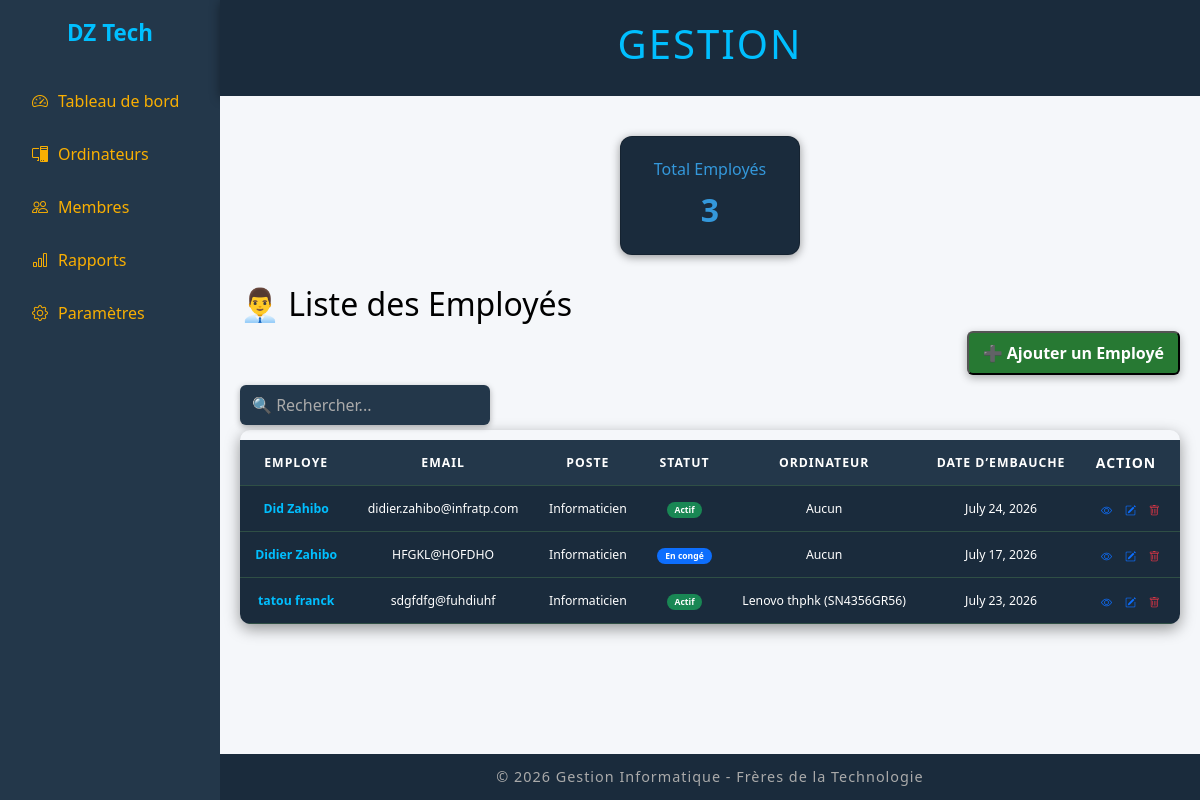
The app's page /employes/, older data.
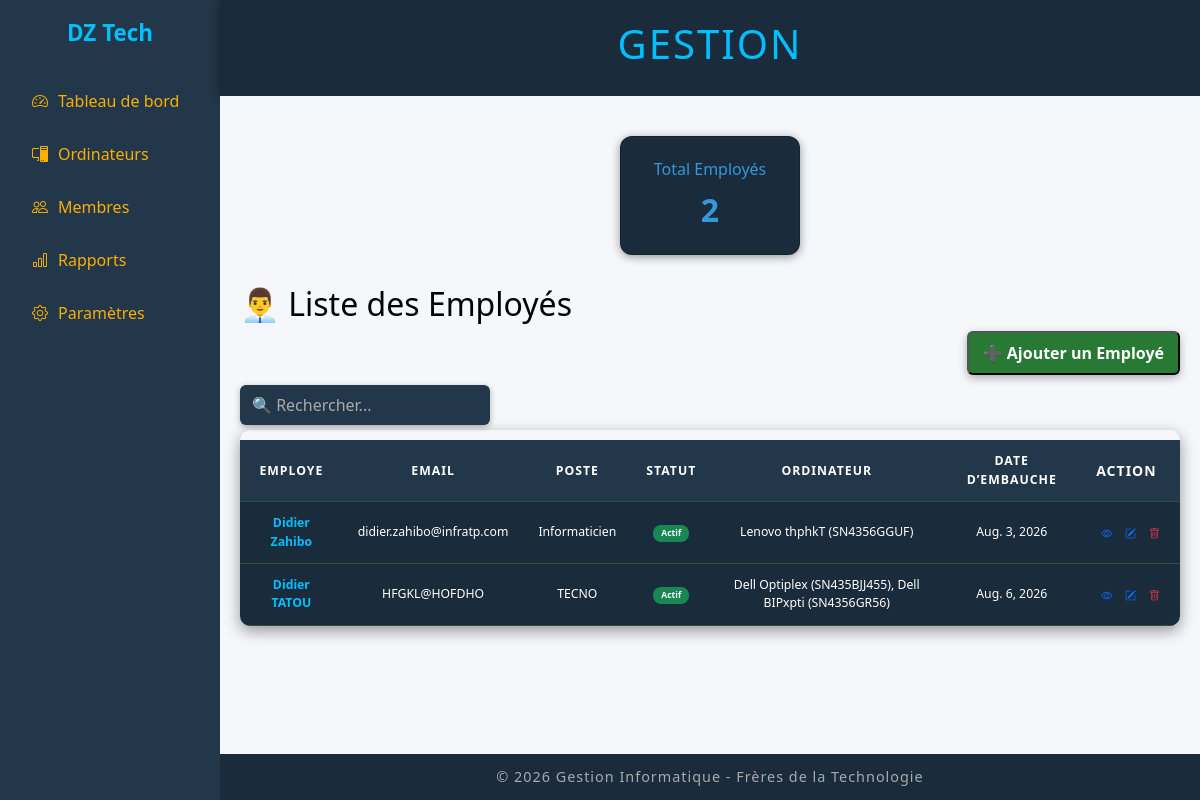
The same page, newer data.
### ordi/models.py (models this page shows, shortened)
class Employe(models.Model):
    prenom = models.CharField(max_length=100)
    nom = models.CharField(max_length=100)
    email = models.EmailField(unique=True)
    poste = models.CharField(max_length=100)
    statut = models.CharField(max_length=50, default="Actif")
    date_embauche = models.DateField(default=date.today)

class Ordinateur(models.Model):
    TYPE_CHOICES = [
        ("Bureau", "Bureau"),
        ("Portable", "Portable"),
    ]
    type = models.CharField(max_length=20, choices=TYPE_CHOICES)
    modele = models.CharField(max_length=100)
    designation = models.CharField(max_length=100)
    numero = models.CharField(max_length=100, unique=True)
    utilisateur = models.ForeignKey(Employe, on_delete=models.SET_NULL, null=True, blank=True)
    statut = models.CharField(max_length=50, choices=[
        ("Actif", "Actif"),
        ("Disponible", "Disponible"),
        ("En maintenance", "En maintenance"),
        ("Hord service", "Hord service"),
    ])
    date_achat = models.DateField(null=True, blank=True)
    garantie = models.CharField(max_length=50, null=True, blank=True)

### ordi/views.py (the view)
# urls.py: path("employes/", views.employes, name="employes"),   # liste
def employes(request):
    employes = Employe.objects.all()
    return render(request, "employe.html", {"employes": employes})

### gesionordi/templates/employe.html (shortened to what this page needs)
{% extends "base.html" %}
{% block content %}
<section class="cards">
  <div class="card blue">Total Employés<br><span>{{ employes|length }}</span></div>
</section>
<h2>👨‍💼 Liste des Employés</h2>
<div class="actions">
  <button class="btn-create" onclick="openModal()">➕ Ajouter un Employé</button>
</div>
<input type="text" id="searchEmploye" placeholder="🔍 Rechercher..." class="search-input">
<div class="table-wrapper">
  <table id="employeTable">
    <thead>
      <tr class="small">
        <th style="text-align: center"class="small">Employe</th>
        <th style="text-align: center"class="small">Email</th>
        <th style="text-align: center"class="small">Poste</th>
        <th style="text-align: center"class="small">Statut</th>
        <th style="text-align: center"class="small">Ordinateur</th>
        <th style="text-align: center"class="small">Date d’embauche</th>
        <th>Action</th>
      </tr>
    </thead>
     <tbody>
        {% for emp in employes %}
        <tr class="small">
          <td style="text-align: center;" class="small">
            {{ emp.prenom }} {{ emp.nom }}
          </td>
          <td style="text-align: center;"class="small">{{ emp.email }}</td>
          <td style="text-align: center;"class="small">{{ emp.poste }}</td>
          <td style="text-align: center;"class="small">
            {% if emp.statut == "Actif" %}
              <span class="badge bg-success">Actif</span>
            {% elif emp.statut == "En congé" %}
              <span class="badge bg-primary">En congé</span>
            {% elif emp.statut == "Inactif" %}
              <span class="badge bg-danger">Inactif</span>
            {% else %}
              <span class="badge bg-secondary">{{ emp.statut }}</span>
            {% endif %}
          </td>
          <td style="text-align: center;"class="small">
            {% for pc in emp.ordinateur_set.all %}
              {{ pc.modele }} ({{ pc.numero }}){% if not forloop.last %}, {% endif %}
            {% empty %}
              Aucun
            {% endfor %}
          </td>
          <td style="text-align: center;"class="small">{{ emp.date_embauche }}</td>
          <td class="actions">
            <a href="javascript:void(0)"
              class="btn-action"
              title="Détails"
              onclick="openDetailEmploye('{{ emp.prenom }}','{{ emp.nom }}','{{ emp.email }}',
              '{{ emp.poste }}','{{ emp.statut }}','{% for pc in emp.ordinateur_set.all %}{{ pc.modele }} ({{ pc.numero }}){% if not forloop.last %}, {% endif %}{% endfor %}',
              '{{ emp.date_embauche }}')">
              <i class="bi bi-eye"></i>
            </a>
            <a href="javascript:void(0)"
              class="btn-action"
              title="Modifier"
              onclick="openEditEmploye('{{ emp.id }}','{{ emp.prenom }}','{{ emp.nom }}','{{ emp.email }}',
              '{{ emp.poste }}','{{ emp.statut }}','{% for pc in emp.ordinateur_set.all %}{{ pc.modele }} ({{ pc.numero }}){% if not forloop.last %}, {% endif %}{% endfor %}',
              '{{ emp.date_embauche|date:'Y-m-d'}}')">
              <i class="bi bi-pencil-square"></i>
            </a>
            <a href="javascript:void(0)"
              class="btn-action text-danger"
              title="Supprimer"
              onclick="openDeleteModal('{% url 'supprimer_employe' emp.id %}')">
              <i class="bi bi-trash"></i>
            </a>
          </td>
        </tr>
        {% endfor %}
      </tbody>
  </table>
</div>
{% endblock %}

### gesionordi/templates/base.html (shortened to what this page needs)
<!DOCTYPE html>
<html lang="fr">
<head>
  {% load static %}
  <link rel="stylesheet" href="https://cdn.jsdelivr.net/npm/bootstrap-icons@1.11.3/font/bootstrap-icons.css">
  <link href="https://cdn.jsdelivr.net/npm/bootstrap@5.3.2/dist/css/bootstrap.min.css" rel="stylesheet">
  <link rel="stylesheet" href="{% static 'style.css' %}">
</head>
<body>
  <div class="layout">
    <aside class="sidebar">
      <h2 class="logo">DZ Tech</h2>
      <nav>
        <ul>
          <li><a href="{% url 'dashboard' %}"><i class="bi bi-speedometer2"></i> Tableau de bord</a></li>
          <li><a href="{% url 'ordinateurs' %}"><i class="bi bi-pc-display"></i> Ordinateurs</a></li>
          <li><a href="{% url 'employes' %}"><i class="bi bi-people"></i> Membres</a></li>
          <li><a href="{% url 'rapport' %}"><i class="bi bi-bar-chart"></i> Rapports</a></li>
          <li><a href="#"><i class="bi bi-gear"></i> Paramètres</a></li>
        </ul>
      </nav>
    </aside>
    <div class="main">
      <header>
        <h1> Gestion </h1>
      </header>
      <main>
        {% block content %}
        {% endblock %}
      </main>
      <footer>
        © 2026 Gestion Informatique - Frères de la Technologie
      </footer>
    </div>
  </div>
</body>
</html>

### static/style.css (style rules this page uses)
body { background: linear-gradient(135deg, #0f1e2e, #1a2b3c); color: #fff; height: 100vh; font-family: "Segoe UI", sans-serif; margin: 0; padding: 0; }
.layout { display: flex; width: 100%; }
.sidebar { width: 220px; background: #23374a; color: rgb(255, 255, 255); height: 100vh; padding: 20px; box-shadow: 2px 0 10px rgba(0,0,0,0.4); }
.sidebar .logo { text-align: center; font-size: 1.4em; font-weight: bold; color: #00bfff; margin-bottom: 30px; }
.sidebar ul { list-style: none; padding: 0; margin: 0; }
.sidebar ul li { margin: 5px 0; }
.sidebar ul li a { color: #f9af02; text-decoration: none; display: flex; align-items: center; gap: 10px; padding: 12px; border-radius: 8px; transition: all 0.3s ease; }
.main { flex: 1; display: flex; flex-direction: column; }
header { background: #1a2b3c; padding: 20px; text-align: center; font-size: 14; color: #00bfff; letter-spacing: 2px; text-transform: uppercase; box-shadow: 0 2px 10px rgba(0,0,0,0.4); }
main { flex: 1; padding: 20px; background: #f5f7fa; color: #000; }
footer { text-align: center; padding: 12px; background: #1a2b3c; color: #aaa; font-size: 0.9em; letter-spacing: 1px; }
.cards { display: flex; flex-wrap: wrap; justify-content: space-around; margin: 20px; }
.card { background: #1a2b3c; border-radius: 12px; padding: 20px; text-align: center; width: 20%; margin-bottom: 10px; box-shadow: 0 2px 10px rgba(0,0,0,0.4); transition: transform 0.3s ease, box-shadow 0.3s ease; }
.card span { display: block; font-size: 2em; margin-top: 5px; font-weight: bold; }
.blue { color: #3498db; }
table { width: 100%; color: #fff; border-collapse: collapse; margin-top: 10px; }
th, td { padding: 10px; text-align: left; border-bottom: 1px solid #2f3e4f; }
.table-wrapper { flex: 1; width: 100%; max-height: calc(100vh - 250px); overflow-y: auto; overflow-x: auto; margin-top: 0px; border-radius: 10px; box-shadow: 0 5px 15px rgba(0,0,0,0.4); }
table { width: 100%; border-collapse: collapse; background: #1a2b3c; }
thead { background: #23374a; color: #00bfff; text-transform: uppercase; letter-spacing: 1px; }
th, td { padding: 12px 15px; text-align: left; color: #fff; border-bottom: 1px solid #2f4f45; transition: all 0.3s ease; }
tbody tr { transition: transform 0.2s ease, background 0.3s ease; }
tbody td:first-child { font-weight: bold; color: #00bfff; }
.cards { display: flex; gap: 10px; }
.search-input { width: 250px; padding: 8px 12px; border-radius: 6px; border: none; outline: none; background: #23374a; color: #fff; box-shadow: 0 2px 6px rgba(0,0,0,0.3); }
.search-input::placeholder { color: #aaa; }
.table-wrapper { flex: 1; width: 100%; max-height: calc(100vh - 250px); overflow-y: auto; overflow-x: auto; margin-top: 5px; border-radius: 10px; box-shadow: 0 5px 15px rgba(0,0,0,0.4); }
.actions { margin-bottom: 10px; text-align: right; }
.btn-create { display: inline-block; background: #277933; color: #fff; padding: 8px 14px; border-radius: 6px; font-weight: bold; text-decoration: none; box-shadow: 0 3px 8px rgba(0,0,0,0.3); transition: background 0.3s ease, transform 0.2s ease; }
td.actions { text-align: center; white-space: nowrap; }
td.actions a { margin: 0 5px; color: #0d6efd; font-size: 11px; text-decoration: none; }
td.actions a.text-danger { color: #dc3545; }
.badge { font-size: 0.7em; padding: 4px 8px; border-radius: 8px; }

Row changes from the older to the newer data that the page shows:
removed Employe: prenom "Didier", nom "Zahibo", email "HFGKL@HOFDHO", poste "Informaticien", statut "En congé", date_embauche "July 17, 2026"
removed Employe: prenom "tatou", nom "franck", email "sdgfdfg@fuhdiuhf", poste "Informaticien", statut "Actif", date_embauche "July 23, 2026", Ordinateur (modele "Lenovo thphk", numero "SN4356GR56")
added Employe: prenom "Didier", nom "Zahibo", email "didier.zahibo@infratp.com", poste "Informaticien", statut "Actif", date_embauche "Aug. 3, 2026"
added Ordinateur: modele "Lenovo thphkT", numero "SN4356GGUF", shown under "Didier"
changed Employe: gains Ordinateur (modele "Dell Optiplex", numero "SN435BJJ455"); prenom "Did" → "Didier"; nom "Zahibo" → "TATOU"; email "didier.zahibo@infratp.com" → "HFGKL@HOFDHO"; poste "Informaticien" → "TECNO"; gains Ordinateur (modele "Dell BIPxpti", numero "SN4356GR56"); date_embauche "July 24, 2026" → "Aug. 6, 2026"; no longer shows "Aucun"
Text that changed along with them:
{{ employes|length }}: "3" → "2"
